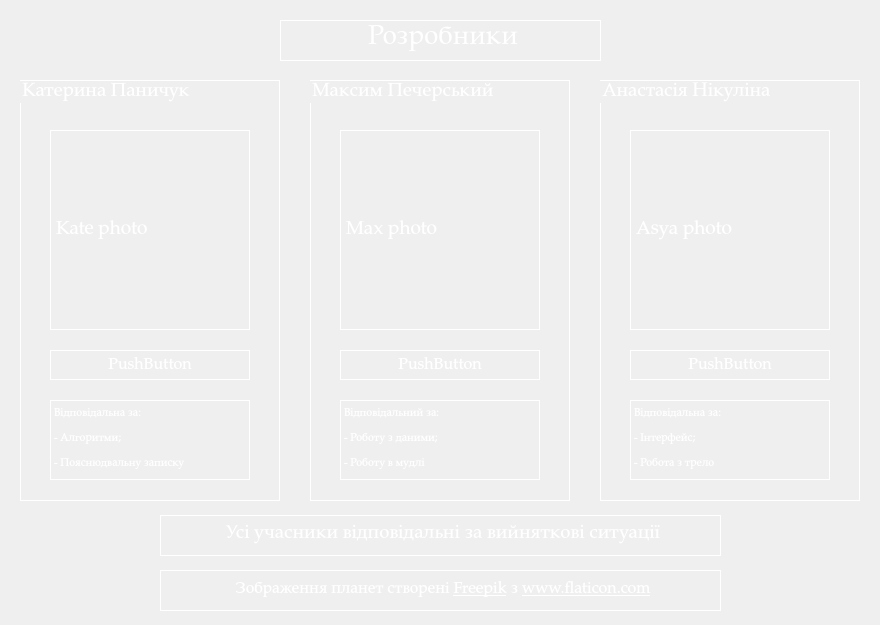
<?xml version="1.0" encoding="UTF-8"?>
<ui version="4.0">
 <class>DevelopersForm</class>
 <widget class="QWidget" name="DevelopersForm">
  <property name="geometry">
   <rect>
    <x>0</x>
    <y>0</y>
    <width>880</width>
    <height>625</height>
   </rect>
  </property>
  <property name="minimumSize">
   <size>
    <width>880</width>
    <height>625</height>
   </size>
  </property>
  <property name="maximumSize">
   <size>
    <width>880</width>
    <height>625</height>
   </size>
  </property>
  <property name="windowTitle">
   <string>Розробники</string>
  </property>
  <property name="styleSheet">
   <string notr="true">background-image: url(:/BackGround/Image/BackGroun.jpg);</string>
  </property>
  <widget class="QGroupBox" name="KateBox">
   <property name="geometry">
    <rect>
     <x>20</x>
     <y>80</y>
     <width>260</width>
     <height>421</height>
    </rect>
   </property>
   <property name="font">
    <font>
     <family>Palatino Linotype</family>
     <pointsize>14</pointsize>
    </font>
   </property>
   <property name="styleSheet">
    <string notr="true">background: transparent;
color: rgb(255, 255, 255);
border-style: outset;
border-width: 1px;
border-color: rgb(255, 255, 255)</string>
   </property>
   <property name="title">
    <string>Катерина Паничук</string>
   </property>
   <widget class="QLabel" name="kate">
    <property name="geometry">
     <rect>
      <x>30</x>
      <y>50</y>
      <width>200</width>
      <height>200</height>
     </rect>
    </property>
    <property name="font">
     <font>
      <family>Palatino Linotype</family>
      <pointsize>14</pointsize>
     </font>
    </property>
    <property name="text">
     <string>Kate photo</string>
    </property>
   </widget>
   <widget class="QPushButton" name="pbKateLink">
    <property name="geometry">
     <rect>
      <x>30</x>
      <y>270</y>
      <width>200</width>
      <height>30</height>
     </rect>
    </property>
    <property name="font">
     <font>
      <family>Palatino Linotype</family>
      <pointsize>12</pointsize>
     </font>
    </property>
    <property name="styleSheet">
     <string notr="true">background-image: url(:/btnPhoto/Image/BtnsBackGround.jpg);
color: rgb(255, 255, 255)</string>
    </property>
    <property name="text">
     <string>PushButton</string>
    </property>
   </widget>
   <widget class="QLabel" name="label_2">
    <property name="geometry">
     <rect>
      <x>30</x>
      <y>320</y>
      <width>200</width>
      <height>80</height>
     </rect>
    </property>
    <property name="font">
     <font>
      <family>Palatino Linotype</family>
      <pointsize>8</pointsize>
     </font>
    </property>
    <property name="text">
     <string>&lt;html&gt;&lt;head/&gt;&lt;body&gt;&lt;p&gt;Відповідальна за:&lt;/p&gt;&lt;p&gt;- Алгоритми;&lt;/p&gt;&lt;p&gt;- Пояснюдвальну записку&lt;/p&gt;&lt;/body&gt;&lt;/html&gt;</string>
    </property>
   </widget>
  </widget>
  <widget class="QGroupBox" name="MaxBox">
   <property name="geometry">
    <rect>
     <x>310</x>
     <y>80</y>
     <width>260</width>
     <height>421</height>
    </rect>
   </property>
   <property name="font">
    <font>
     <family>Palatino Linotype</family>
     <pointsize>14</pointsize>
    </font>
   </property>
   <property name="styleSheet">
    <string notr="true">background: transparent;
color: rgb(255, 255, 255);
border-style: outset;
border-width: 1px;
border-color: rgb(255, 255, 255)</string>
   </property>
   <property name="title">
    <string>Максим Печерський</string>
   </property>
   <widget class="QLabel" name="max">
    <property name="geometry">
     <rect>
      <x>30</x>
      <y>50</y>
      <width>200</width>
      <height>200</height>
     </rect>
    </property>
    <property name="font">
     <font>
      <family>Palatino Linotype</family>
      <pointsize>14</pointsize>
     </font>
    </property>
    <property name="text">
     <string>Max photo</string>
    </property>
   </widget>
   <widget class="QPushButton" name="pbMaxLink">
    <property name="geometry">
     <rect>
      <x>30</x>
      <y>270</y>
      <width>200</width>
      <height>30</height>
     </rect>
    </property>
    <property name="font">
     <font>
      <family>Palatino Linotype</family>
      <pointsize>12</pointsize>
     </font>
    </property>
    <property name="styleSheet">
     <string notr="true">background-image: url(:/btnPhoto/Image/BtnsBackGround.jpg);
color: rgb(255, 255, 255)</string>
    </property>
    <property name="text">
     <string>PushButton</string>
    </property>
   </widget>
   <widget class="QLabel" name="label_4">
    <property name="geometry">
     <rect>
      <x>30</x>
      <y>320</y>
      <width>200</width>
      <height>80</height>
     </rect>
    </property>
    <property name="font">
     <font>
      <family>Palatino Linotype</family>
      <pointsize>8</pointsize>
     </font>
    </property>
    <property name="text">
     <string>&lt;html&gt;&lt;head/&gt;&lt;body&gt;&lt;p&gt;Відповідальний за:&lt;/p&gt;&lt;p&gt;- Роботу з даними;&lt;/p&gt;&lt;p&gt;- Роботу в мудлі&lt;/p&gt;&lt;/body&gt;&lt;/html&gt;</string>
    </property>
   </widget>
  </widget>
  <widget class="QGroupBox" name="AsyaBox">
   <property name="geometry">
    <rect>
     <x>600</x>
     <y>80</y>
     <width>260</width>
     <height>421</height>
    </rect>
   </property>
   <property name="font">
    <font>
     <family>Palatino Linotype</family>
     <pointsize>14</pointsize>
    </font>
   </property>
   <property name="styleSheet">
    <string notr="true">background: transparent;
color: rgb(255, 255, 255);
border-style: outset;
border-width: 1px;
border-color: rgb(255, 255, 255)</string>
   </property>
   <property name="title">
    <string>Анастасія Нікуліна</string>
   </property>
   <widget class="QLabel" name="asya">
    <property name="geometry">
     <rect>
      <x>30</x>
      <y>50</y>
      <width>200</width>
      <height>200</height>
     </rect>
    </property>
    <property name="font">
     <font>
      <family>Palatino Linotype</family>
      <pointsize>14</pointsize>
     </font>
    </property>
    <property name="text">
     <string>Asya photo</string>
    </property>
   </widget>
   <widget class="QPushButton" name="pbAsyaLink">
    <property name="geometry">
     <rect>
      <x>30</x>
      <y>270</y>
      <width>200</width>
      <height>30</height>
     </rect>
    </property>
    <property name="font">
     <font>
      <family>Palatino Linotype</family>
      <pointsize>12</pointsize>
     </font>
    </property>
    <property name="styleSheet">
     <string notr="true">background-image: url(:/btnPhoto/Image/BtnsBackGround.jpg);
color: rgb(255, 255, 255)</string>
    </property>
    <property name="text">
     <string>PushButton</string>
    </property>
   </widget>
   <widget class="QLabel" name="label_3">
    <property name="geometry">
     <rect>
      <x>30</x>
      <y>320</y>
      <width>200</width>
      <height>80</height>
     </rect>
    </property>
    <property name="font">
     <font>
      <family>Palatino Linotype</family>
      <pointsize>8</pointsize>
     </font>
    </property>
    <property name="text">
     <string>&lt;html&gt;&lt;head/&gt;&lt;body&gt;&lt;p&gt;Відповідальна за:&lt;/p&gt;&lt;p&gt;- Інтерфейс;&lt;/p&gt;&lt;p&gt;- Робота з трело&lt;/p&gt;&lt;/body&gt;&lt;/html&gt;</string>
    </property>
   </widget>
  </widget>
  <widget class="QLabel" name="label">
   <property name="geometry">
    <rect>
     <x>280</x>
     <y>20</y>
     <width>321</width>
     <height>41</height>
    </rect>
   </property>
   <property name="font">
    <font>
     <family>Palatino Linotype</family>
     <pointsize>14</pointsize>
    </font>
   </property>
   <property name="styleSheet">
    <string notr="true">background: transparent;
color: rgb(255, 255, 255);
border-style: outset;
border-width: 1px;
border-color: rgb(255, 255, 255)</string>
   </property>
   <property name="text">
    <string>&lt;html&gt;&lt;head/&gt;&lt;body&gt;&lt;p align=&quot;center&quot;&gt;&lt;span style=&quot; font-size:20pt;&quot;&gt;Розробники&lt;/span&gt;&lt;/p&gt;&lt;/body&gt;&lt;/html&gt;</string>
   </property>
  </widget>
  <widget class="QLabel" name="imgAuthor">
   <property name="geometry">
    <rect>
     <x>160</x>
     <y>570</y>
     <width>561</width>
     <height>41</height>
    </rect>
   </property>
   <property name="font">
    <font>
     <family>Palatino Linotype</family>
     <pointsize>14</pointsize>
    </font>
   </property>
   <property name="styleSheet">
    <string notr="true">background: transparent;
color: rgb(255, 255, 255);
border-style: outset;
border-width: 1px;
border-color: rgb(255, 255, 255)</string>
   </property>
   <property name="text">
    <string>&lt;html&gt;&lt;head/&gt;&lt;body&gt;&lt;p align=&quot;center&quot;&gt;&lt;span style=&quot; font-size:12pt; color:#ffffff;&quot;&gt;Зображення планет створені &lt;/span&gt;&lt;a href=&quot;https://www.freepik.com&quot;&gt;&lt;span style=&quot; font-size:12pt; text-decoration: underline; color:#ffffff;&quot;&gt;Freepik&lt;/span&gt;&lt;/a&gt;&lt;span style=&quot; font-size:12pt; color:#ffffff;&quot;&gt; з &lt;/span&gt;&lt;a href=&quot;www.flaticon.com&quot;&gt;&lt;span style=&quot; font-size:12pt; text-decoration: underline; color:#ffffff;&quot;&gt;www.flaticon.com&lt;/span&gt;&lt;/a&gt;&lt;/p&gt;&lt;/body&gt;&lt;/html&gt;</string>
   </property>
   <property name="openExternalLinks">
    <bool>true</bool>
   </property>
  </widget>
  <widget class="QLabel" name="imgAuthor_2">
   <property name="geometry">
    <rect>
     <x>160</x>
     <y>515</y>
     <width>561</width>
     <height>41</height>
    </rect>
   </property>
   <property name="font">
    <font>
     <family>Palatino Linotype</family>
     <pointsize>14</pointsize>
    </font>
   </property>
   <property name="styleSheet">
    <string notr="true">background: transparent;
color: rgb(255, 255, 255);
border-style: outset;
border-width: 1px;
border-color: rgb(255, 255, 255)</string>
   </property>
   <property name="text">
    <string>&lt;html&gt;&lt;head/&gt;&lt;body&gt;&lt;p align=&quot;center&quot;&gt;Усі учасники відповідальні за вийняткові ситуації&lt;/p&gt;&lt;/body&gt;&lt;/html&gt;</string>
   </property>
   <property name="openExternalLinks">
    <bool>true</bool>
   </property>
  </widget>
 </widget>
 <resources/>
 <connections/>
</ui>
